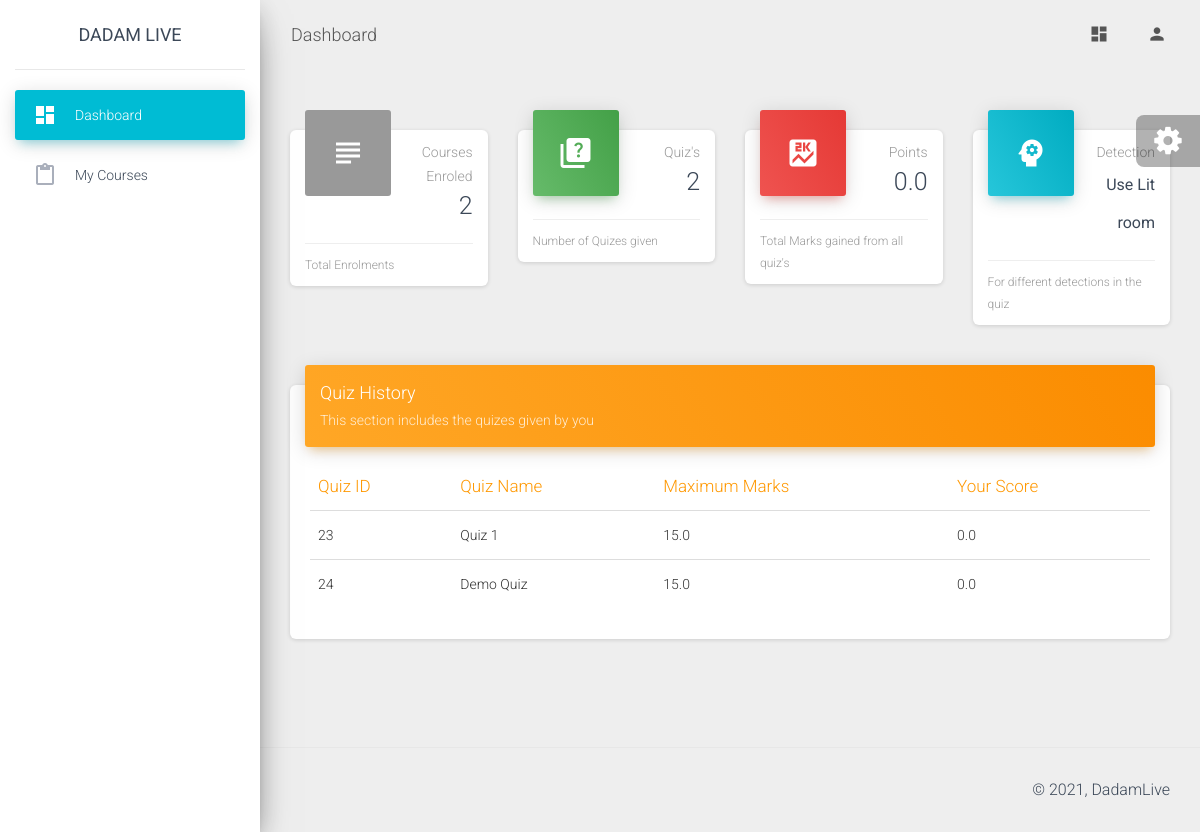
/dashboard/student/ (signed in), run on an earlier commit of the app's database.
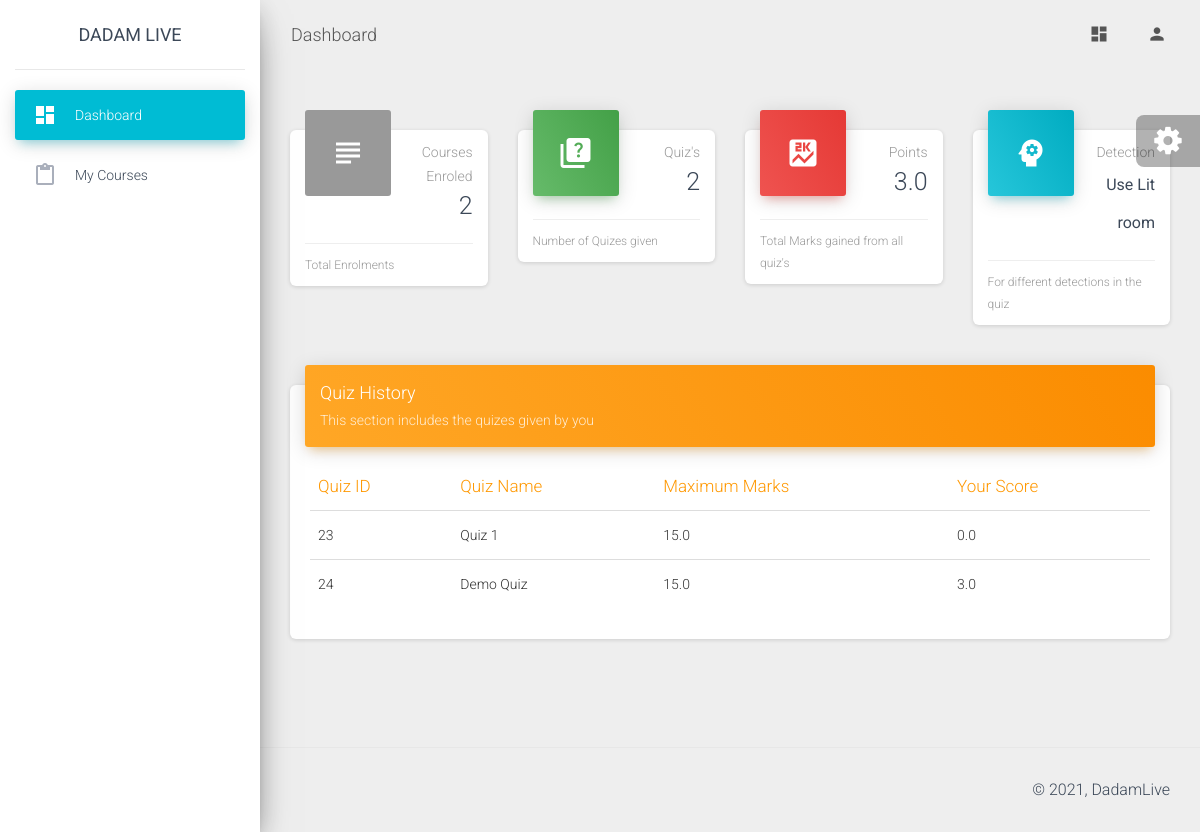
And on a later commit of the database.
### faculty/models.py (models this page shows, shortened)
class Submission(models.Model):
    quiz=models.ForeignKey(Quiz, on_delete=models.CASCADE, null=True, blank=True)
    user=models.ForeignKey(User, on_delete=models.CASCADE, null=True, blank=True)
    score=models.FloatField(default=0)
    submitted=models.BooleanField(default=False)
    ip_address=models.CharField(null=True, max_length=50)
    averagePlagiarism=models.FloatField(default=0)
    marks_assigned=models.BooleanField(default=False)

class Quiz(models.Model):
    course=models.ForeignKey(Course, on_delete=models.CASCADE, null=True, blank=True)
    quiz_name=models.CharField(null=True, max_length=500)
    start_date=models.DateTimeField(default=datetime.datetime.now())
    end_date=models.DateTimeField(default=datetime.datetime.now())
    created_on=models.DateTimeField(default=datetime.datetime.now())
    quizHeld=models.BooleanField(default=False)
    hidden=models.BooleanField(default=True)
    mcqMarksGenerated=models.BooleanField(default=False)
    webDetectionDone=models.BooleanField(default=False)
    studentAnswersMatched=models.BooleanField(default=False)
    maximum_marks=models.FloatField(default=0)
    disable_previous=models.BooleanField(default=False)

### student/views.py (the view)
# urls.py: path('',views.dashboardStudent,name="dashboardStudent"),
def dashboardStudent(request):
    student=basicChecking(request)
    if student[0]==False:
        return student[1]
    student=student[1]
    enrolments=Enrolment.objects.filter(user=request.user)
    total_enrolments=enrolments.count()
    submissions=Submission.objects.filter(user=request.user)
    total_quizes_given=submissions.count()
    points=0
    no_face=0
    audio=0
    for each in submissions:
        points+=each.score
        att=IllegalAttempt.objects.get(submission=each)
        no_face+=att.noPersonDetected
        audio+=att.numberOfTimesAudioDetected
    advise="Going Good"
    if audio>10:
        advise="Reduce noise"
    if no_face>30:
        advise="Use Lit room"
    return render(request,"student/dashboard.html",context={"advise": advise, "points": points, "student": student, "total_enrolments": total_enrolments, "total_quizes_given": total_quizes_given, "submissions": submissions})

### student/views.py (called while the page is built)
def basicChecking(request):
    if request.user.is_authenticated==False:
        return [False, redirect('home')]
    try:
        info=UserInformation.objects.get(user=request.user)
        if info.userType.userTypeCode==settings.CODE_STUDENT:
            student=Student.objects.get(user=request.user)
            return [True, student]
        return [False, redirect('home')]
    except:
        return [False, redirect('home')]

### student/templates/student/dashboard.html (shortened to what the changed rows need)
{% extends 'student/base.html' %} {% load static %}
{% block main_body %}
    <div class="row">
        <div class="col-lg-3 col-md-6 col-sm-6">
          <div class="card card-stats">
            <div class="card-header card-header-danger card-header-icon">
              <div class="card-icon">
                <i class="material-icons">score</i>
              </div>
              <p class="card-category">Points</p>
              <h3 class="card-title">{{points}}</h3>
            </div>
          </div>
        </div>
      </div>
      <div class="row">
        <div class="col-lg-12 col-md-12">
          <div class="card">
            <div class="card-body table-responsive">
              <table class="table table-hover">
                <thead class="text-warning">
                  <th>Quiz ID</th>
                  <th>Quiz Name</th>
                  <th>Maximum Marks</th>
                  <th>Your Score</th>
                </thead>
                <tbody>
                  {% for each in submissions %}
                  <tr>
                    <td>{{each.quiz.id}}</td>
                    <td>{{each.quiz.quiz_name}}</td>
                    <td>{{each.quiz.maximum_marks}}</td>
                    {% if each.quiz.hidden %}
                      <td>Not Checked</td>
                    {% else %}
                      <td>{{each.score}}</td>
                    {% endif %}
                  </tr>
                  {% endfor %}
                </tbody>
              </table>
            </div>
          </div>
        </div>
      </div>
{% endblock %}

What changed in the data, as far as the page shows it:
removed Submission: quiz.id "24", quiz.quiz_name "Demo Quiz", quiz.maximum_marks "15.0", score "0.0"
added Submission: quiz.id "24", quiz.quiz_name "Demo Quiz", quiz.maximum_marks "15.0", score "3.0"
Also different on the page:
{{ points }}: "0.0" → "3.0"
